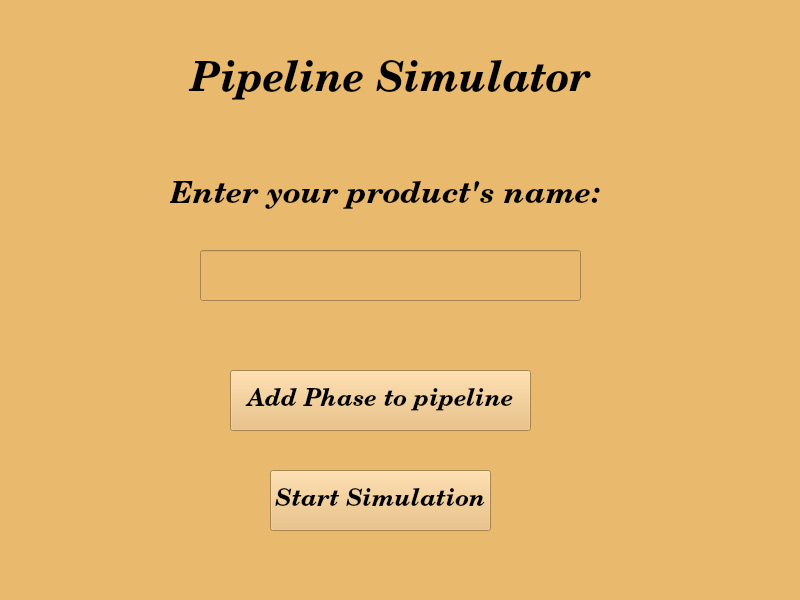
<?xml version="1.0" encoding="UTF-8"?>
<ui version="4.0">
 <class>MainWindow</class>
 <widget class="QMainWindow" name="MainWindow">
  <property name="geometry">
   <rect>
    <x>0</x>
    <y>0</y>
    <width>800</width>
    <height>600</height>
   </rect>
  </property>
  <property name="windowTitle">
   <string>MainWindow</string>
  </property>
  <property name="styleSheet">
   <string notr="true">background-color: rgb(233, 185, 110);</string>
  </property>
  <widget class="QWidget" name="centralwidget">
   <widget class="QLabel" name="TitleLabel">
    <property name="geometry">
     <rect>
      <x>130</x>
      <y>30</y>
      <width>521</width>
      <height>101</height>
     </rect>
    </property>
    <property name="font">
     <font>
      <family>Century Schoolbook L</family>
      <pointsize>31</pointsize>
      <weight>75</weight>
      <italic>true</italic>
      <bold>true</bold>
     </font>
    </property>
    <property name="text">
     <string>Pipeline Simulator</string>
    </property>
    <property name="alignment">
     <set>Qt::AlignCenter</set>
    </property>
   </widget>
   <widget class="QLabel" name="ProductLabel">
    <property name="geometry">
     <rect>
      <x>170</x>
      <y>180</y>
      <width>451</width>
      <height>31</height>
     </rect>
    </property>
    <property name="font">
     <font>
      <family>Century Schoolbook L</family>
      <pointsize>23</pointsize>
      <weight>75</weight>
      <italic>true</italic>
      <bold>true</bold>
     </font>
    </property>
    <property name="text">
     <string>Enter your product's name:</string>
    </property>
   </widget>
   <widget class="QLineEdit" name="ProductNameTextEdit">
    <property name="geometry">
     <rect>
      <x>200</x>
      <y>250</y>
      <width>381</width>
      <height>51</height>
     </rect>
    </property>
    <property name="font">
     <font>
      <family>Century Schoolbook L</family>
      <pointsize>18</pointsize>
      <weight>75</weight>
      <italic>true</italic>
      <bold>true</bold>
     </font>
    </property>
    <property name="alignment">
     <set>Qt::AlignCenter</set>
    </property>
   </widget>
   <widget class="QPushButton" name="StartButton">
    <property name="geometry">
     <rect>
      <x>270</x>
      <y>470</y>
      <width>221</width>
      <height>61</height>
     </rect>
    </property>
    <property name="font">
     <font>
      <family>Century Schoolbook L</family>
      <pointsize>18</pointsize>
      <weight>75</weight>
      <italic>true</italic>
      <bold>true</bold>
     </font>
    </property>
    <property name="text">
     <string>Start Simulation</string>
    </property>
   </widget>
   <widget class="QPushButton" name="AddPhaseButton">
    <property name="geometry">
     <rect>
      <x>230</x>
      <y>370</y>
      <width>301</width>
      <height>61</height>
     </rect>
    </property>
    <property name="font">
     <font>
      <family>Century Schoolbook L</family>
      <pointsize>18</pointsize>
      <weight>75</weight>
      <italic>true</italic>
      <bold>true</bold>
     </font>
    </property>
    <property name="text">
     <string>Add Phase to pipeline</string>
    </property>
   </widget>
  </widget>
  <widget class="QMenuBar" name="menubar">
   <property name="geometry">
    <rect>
     <x>0</x>
     <y>0</y>
     <width>800</width>
     <height>22</height>
    </rect>
   </property>
  </widget>
  <widget class="QStatusBar" name="statusbar"/>
 </widget>
 <resources/>
 <connections/>
</ui>
